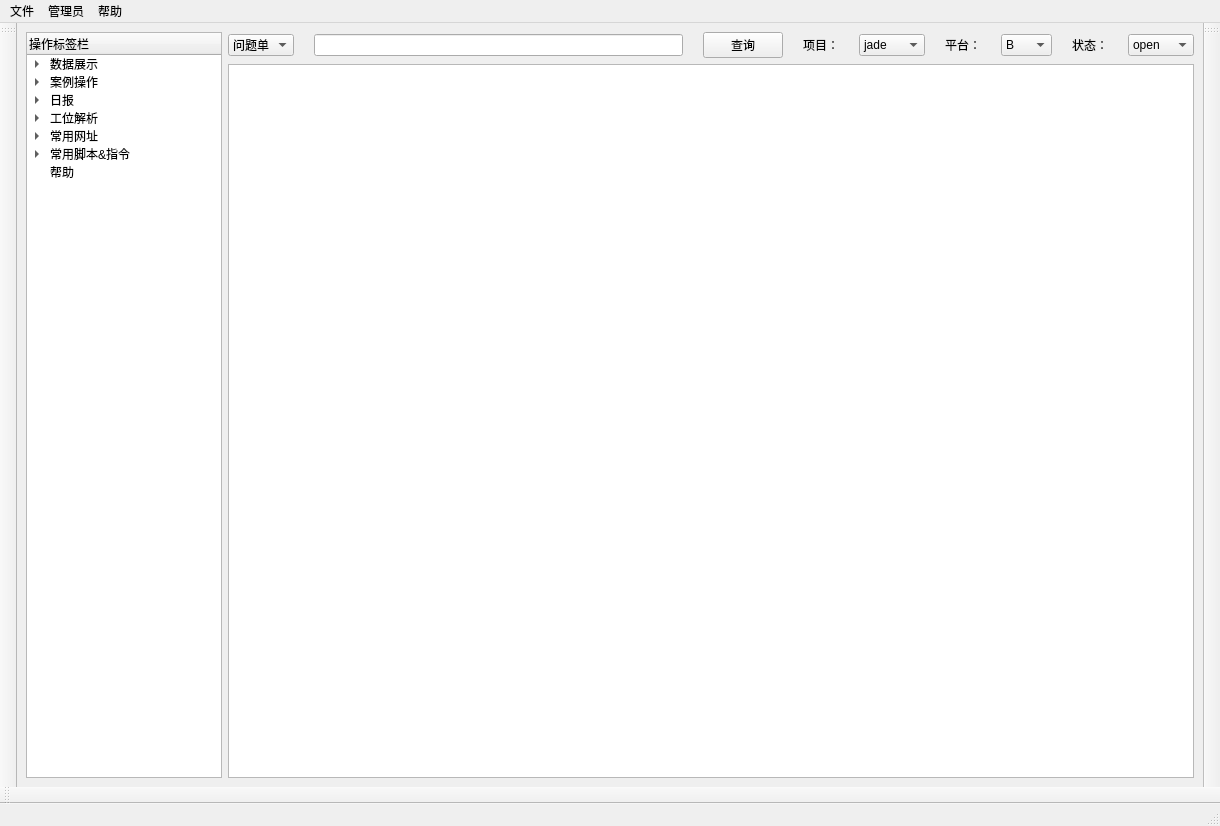
<?xml version="1.0" encoding="UTF-8"?>
<ui version="4.0">
 <class>mainGUI</class>
 <widget class="QMainWindow" name="mainGUI">
  <property name="geometry">
   <rect>
    <x>0</x>
    <y>0</y>
    <width>1220</width>
    <height>826</height>
   </rect>
  </property>
  <property name="windowTitle">
   <string>mainGUI</string>
  </property>
  <widget class="QWidget" name="centralwidget">
   <layout class="QGridLayout" name="gridLayout">
    <item row="0" column="0" rowspan="2">
     <widget class="QTreeWidget" name="treeWidget">
      <property name="maximumSize">
       <size>
        <width>196</width>
        <height>819</height>
       </size>
      </property>
      <property name="autoExpandDelay">
       <number>0</number>
      </property>
      <property name="indentation">
       <number>20</number>
      </property>
      <property name="rootIsDecorated">
       <bool>true</bool>
      </property>
      <property name="columnCount">
       <number>1</number>
      </property>
      <attribute name="headerDefaultSectionSize">
       <number>125</number>
      </attribute>
      <attribute name="headerShowSortIndicator" stdset="0">
       <bool>false</bool>
      </attribute>
      <column>
       <property name="text">
        <string>操作标签栏</string>
       </property>
      </column>
      <item>
       <property name="text">
        <string>数据展示</string>
       </property>
       <item>
        <property name="text">
         <string>直方图</string>
        </property>
       </item>
       <item>
        <property name="text">
         <string>词云</string>
        </property>
       </item>
       <item>
        <property name="text">
         <string>饼状图</string>
        </property>
       </item>
      </item>
      <item>
       <property name="text">
        <string>案例操作</string>
       </property>
       <item>
        <property name="text">
         <string>导入</string>
        </property>
       </item>
       <item>
        <property name="text">
         <string>导出</string>
        </property>
       </item>
       <item>
        <property name="text">
         <string>编辑模板</string>
        </property>
       </item>
      </item>
      <item>
       <property name="text">
        <string>日报</string>
       </property>
       <item>
        <property name="text">
         <string>日报模板定制</string>
        </property>
       </item>
       <item>
        <property name="text">
         <string>日报导入</string>
        </property>
       </item>
       <item>
        <property name="text">
         <string>日报导出</string>
        </property>
       </item>
       <item>
        <property name="text">
         <string>日报编辑</string>
        </property>
       </item>
      </item>
      <item>
       <property name="text">
        <string>工位解析</string>
       </property>
       <item>
        <property name="text">
         <string>SET</string>
        </property>
       </item>
       <item>
        <property name="text">
         <string>RT</string>
        </property>
       </item>
       <item>
        <property name="text">
         <string>MMI2</string>
        </property>
       </item>
       <item>
        <property name="text">
         <string>MC</string>
        </property>
       </item>
       <item>
        <property name="text">
         <string>DBC</string>
        </property>
       </item>
       <item>
        <property name="text">
         <string>CW</string>
        </property>
       </item>
      </item>
      <item>
       <property name="text">
        <string>常用网址</string>
       </property>
       <item>
        <property name="text">
         <string>自检&amp;考勤&amp;出差</string>
        </property>
       </item>
       <item>
        <property name="text">
         <string>东莞本地团队</string>
        </property>
       </item>
       <item>
        <property name="text">
         <string>DFT</string>
        </property>
       </item>
       <item>
        <property name="text">
         <string>DFM</string>
        </property>
       </item>
      </item>
      <item>
       <property name="text">
        <string>常用脚本&amp;指令</string>
       </property>
       <item>
        <property name="text">
         <string>老化相关</string>
        </property>
       </item>
       <item>
        <property name="text">
         <string>截图</string>
        </property>
       </item>
       <item>
        <property name="text">
         <string>Linux</string>
        </property>
       </item>
       <item>
        <property name="text">
         <string>getMTKlog</string>
        </property>
       </item>
       <item>
        <property name="text">
         <string>getlog</string>
        </property>
       </item>
       <item>
        <property name="text">
         <string>fastboot</string>
        </property>
       </item>
       <item>
        <property name="text">
         <string>bat脚本</string>
        </property>
       </item>
       <item>
        <property name="text">
         <string>adb</string>
        </property>
       </item>
      </item>
      <item>
       <property name="text">
        <string>帮助</string>
       </property>
      </item>
     </widget>
    </item>
    <item row="0" column="1">
     <layout class="QHBoxLayout" name="horizontalLayout" stretch="0,1,0,0,0,0,0,0,0">
      <property name="spacing">
       <number>20</number>
      </property>
      <item>
       <widget class="QComboBox" name="comboBox">
        <item>
         <property name="text">
          <string>问题单</string>
         </property>
        </item>
        <item>
         <property name="text">
          <string>DMD</string>
         </property>
        </item>
       </widget>
      </item>
      <item>
       <widget class="QLineEdit" name="lineEdit"/>
      </item>
      <item>
       <widget class="QPushButton" name="pushButton">
        <property name="text">
         <string>查询</string>
        </property>
       </widget>
      </item>
      <item>
       <widget class="QLabel" name="label_3">
        <property name="text">
         <string>项目：</string>
        </property>
       </widget>
      </item>
      <item>
       <widget class="QComboBox" name="comboBox_4">
        <property name="maxVisibleItems">
         <number>30</number>
        </property>
        <property name="iconSize">
         <size>
          <width>50</width>
          <height>20</height>
         </size>
        </property>
        <item>
         <property name="text">
          <string>jade</string>
         </property>
        </item>
        <item>
         <property name="text">
          <string>Amber</string>
         </property>
        </item>
       </widget>
      </item>
      <item>
       <widget class="QLabel" name="label">
        <property name="text">
         <string>平台：</string>
        </property>
       </widget>
      </item>
      <item>
       <widget class="QComboBox" name="comboBox_2">
        <item>
         <property name="text">
          <string>B</string>
         </property>
        </item>
        <item>
         <property name="text">
          <string>888</string>
         </property>
        </item>
       </widget>
      </item>
      <item>
       <widget class="QLabel" name="label_2">
        <property name="text">
         <string>状态：</string>
        </property>
       </widget>
      </item>
      <item>
       <widget class="QComboBox" name="comboBox_3">
        <item>
         <property name="text">
          <string>open</string>
         </property>
        </item>
        <item>
         <property name="text">
          <string>traking</string>
         </property>
        </item>
        <item>
         <property name="text">
          <string>close</string>
         </property>
        </item>
       </widget>
      </item>
     </layout>
    </item>
    <item row="1" column="1">
     <widget class="QTableView" name="tableView"/>
    </item>
   </layout>
  </widget>
  <widget class="QMenuBar" name="menubar">
   <property name="geometry">
    <rect>
     <x>0</x>
     <y>0</y>
     <width>1220</width>
     <height>26</height>
    </rect>
   </property>
   <widget class="QMenu" name="menu">
    <property name="title">
     <string>文件</string>
    </property>
    <addaction name="actiondaki"/>
    <addaction name="actionbaocun"/>
   </widget>
   <widget class="QMenu" name="menu_2">
    <property name="title">
     <string>管理员</string>
    </property>
    <addaction name="actiondenlu"/>
    <addaction name="actiontuichu"/>
   </widget>
   <widget class="QMenu" name="menu_3">
    <property name="title">
     <string>帮助</string>
    </property>
   </widget>
   <addaction name="menu"/>
   <addaction name="menu_2"/>
   <addaction name="menu_3"/>
  </widget>
  <widget class="QStatusBar" name="statusbar"/>
  <widget class="QToolBar" name="toolBar">
   <property name="windowTitle">
    <string>toolBar</string>
   </property>
   <attribute name="toolBarArea">
    <enum>RightToolBarArea</enum>
   </attribute>
   <attribute name="toolBarBreak">
    <bool>false</bool>
   </attribute>
  </widget>
  <widget class="QToolBar" name="toolBar_2">
   <property name="windowTitle">
    <string>toolBar_2</string>
   </property>
   <attribute name="toolBarArea">
    <enum>LeftToolBarArea</enum>
   </attribute>
   <attribute name="toolBarBreak">
    <bool>false</bool>
   </attribute>
  </widget>
  <widget class="QToolBar" name="toolBar_3">
   <property name="windowTitle">
    <string>toolBar_3</string>
   </property>
   <attribute name="toolBarArea">
    <enum>BottomToolBarArea</enum>
   </attribute>
   <attribute name="toolBarBreak">
    <bool>false</bool>
   </attribute>
  </widget>
  <action name="actiondaki">
   <property name="text">
    <string>打开</string>
   </property>
  </action>
  <action name="actionbaocun">
   <property name="text">
    <string>保存</string>
   </property>
  </action>
  <action name="actiondenlu">
   <property name="text">
    <string>登录</string>
   </property>
  </action>
  <action name="actiontuichu">
   <property name="text">
    <string>退出</string>
   </property>
  </action>
 </widget>
 <resources/>
 <connections>
  <connection>
   <sender>pushButton</sender>
   <signal>clicked()</signal>
   <receiver>tableView</receiver>
   <slot>reset()</slot>
   <hints>
    <hint type="sourcelabel">
     <x>694</x>
     <y>51</y>
    </hint>
    <hint type="destinationlabel">
     <x>663</x>
     <y>187</y>
    </hint>
   </hints>
  </connection>
 </connections>
</ui>
